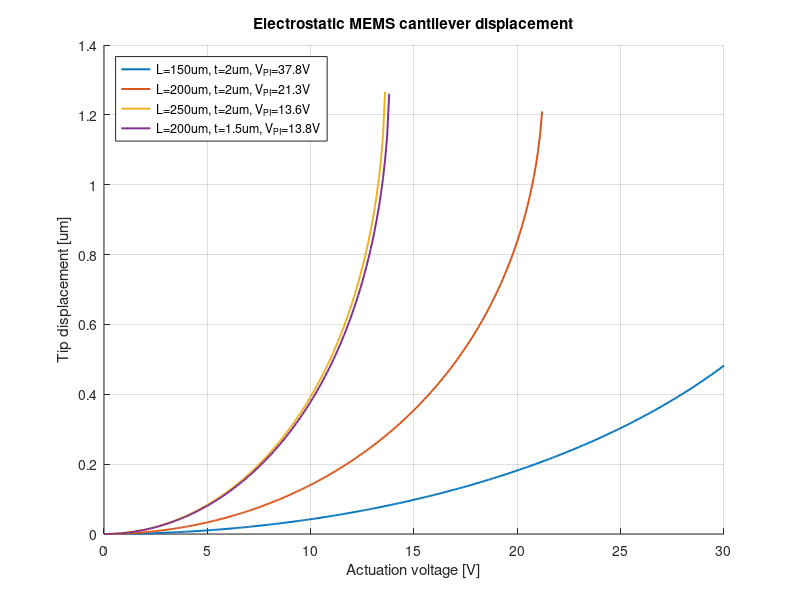

The MATLAB script that drew this image:
% DISPLACEMENT_ANALYSIS
% Compare electrostatic cantilever displacement for different geometries.
% Uses the same lumped parallel-plate analytical model as parameter_sweep.m.

clear; clc; close all;

eps0 = 8.854e-12;
E = 169e9;
V = linspace(0, 30, 301);

% Each row: [L, w, t, gap] in micrometres.
devices = [
    150, 20, 2.0, 4.0;
    200, 20, 2.0, 4.0;
    250, 20, 2.0, 4.0;
    200, 20, 1.5, 4.0;
];

figure('Name','Displacement comparison');
hold on;

for n = 1:size(devices,1)
    p.L = devices(n,1)*1e-6;
    p.w = devices(n,2)*1e-6;
    p.t = devices(n,3)*1e-6;
    p.g = devices(n,4)*1e-6;
    p.E = E;
    p.eps0 = eps0;

    I = p.w*p.t^3/12;
    k = 3*p.E*I/p.L^3;
    A = p.L*p.w;
    Vpi = sqrt(8*k*p.g^3/(27*p.eps0*A));

    x = nan(size(V));
    for j = 1:numel(V)
        if V(j) < Vpi
            equilibrium = @(defl) k*defl - p.eps0*A*V(j)^2/(2*(p.g-defl)^2);
            x(j) = fzero(equilibrium, [0, p.g/3]);
        end
    end

    plot(V, x*1e6, 'LineWidth', 1.4, ...
        'DisplayName', sprintf('L=%gum, t=%gum, V_{PI}=%.1fV', ...
        devices(n,1), devices(n,3), Vpi));
end

xlabel('Actuation voltage [V]');
ylabel('Tip displacement [um]');
title('Electrostatic MEMS cantilever displacement');
legend('Location','northwest');
grid on;
hold off;

% Note: points at/above the estimated pull-in voltage are intentionally
% left undefined because the simple static model does not describe the
% post-pull-in dynamics or contact regime.
